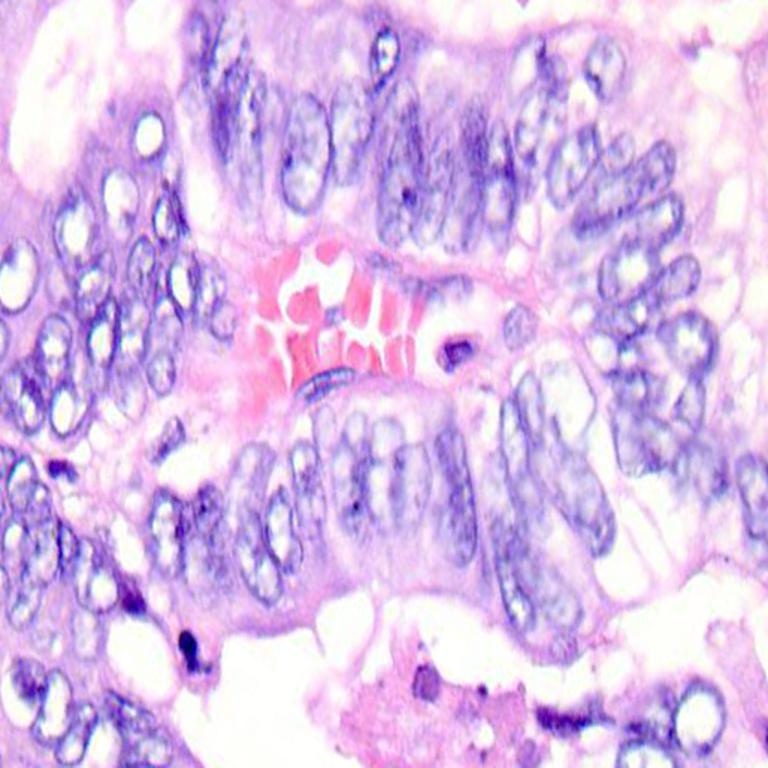
#> input picture colonca10.jpeg, 768 x 768 px
$ python 02_gaussian_blur.py
#> lines starting #> are read from the running program, lines starting #| are printed output that depends on the picture
import cv2
import numpy as np

# Load the image
image = cv2.imread('colonca10.jpeg', cv2.IMREAD_COLOR)
#> image is the input picture: shape (768, 768, 3); mean B, G, R 233.8, 188.9, 218.7

# Normalize the image
normalized_image = image / 255.0

# Apply Gaussian blur for noise reduction
blurred_image = cv2.GaussianBlur(normalized_image, (5, 5), 0)

# Save the blurred image to a file
cv2.imwrite('blurred_image.jpeg', blurred_image)
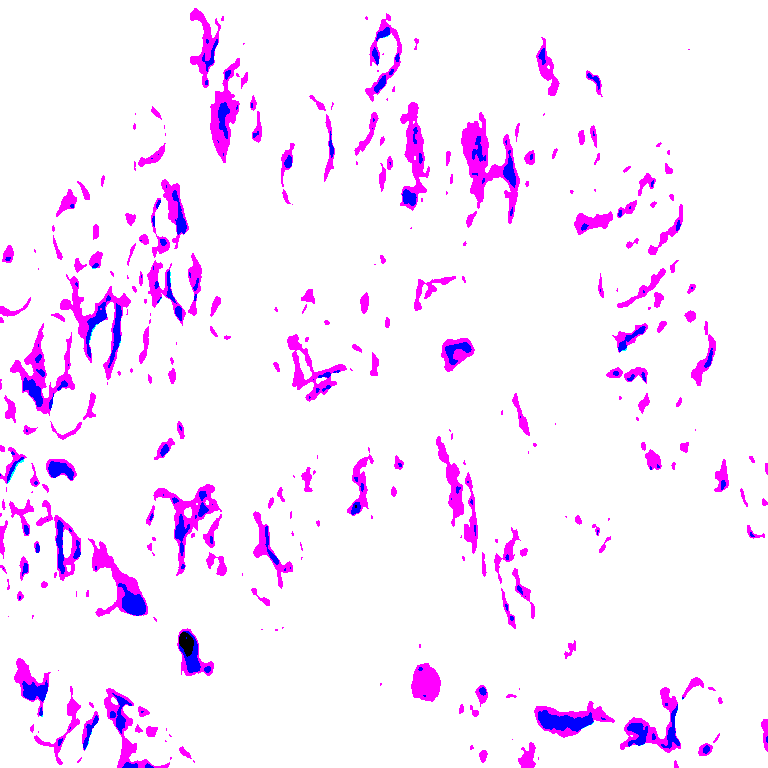
#> saved as blurred_image.jpeg: shape (768, 768, 3); mean B, G, R 1, 0.915, 0.982; drawn with 1 as white

# Display the blurred image
cv2.imshow('Blurred Image', blurred_image)
cv2.waitKey(0)
cv2.destroyAllWindows()
